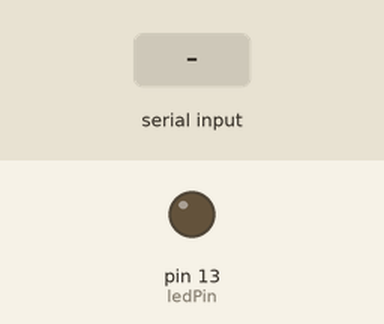
Bench run of a sketch on a simulated Arduino Uno, built with avr-gcc and run on an emulated ATmega328P. On the bench: output pins drawn as LEDs (lit = HIGH). The test bench sets the inputs (shaded band).

Above: at 1.2 s.
1.3 s: "1" received over Serial
At 1.7 s:
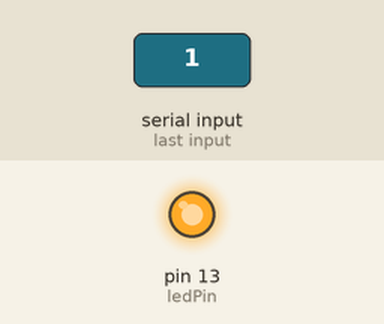
Timing chart, 0 to 4.3 s (numbered marks = the images above; inputs shaded):
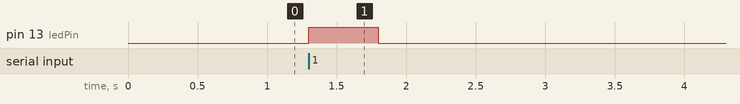

The sketch:

STATION_1_FINAL_modified.ino
```cpp
#include<SoftwareSerial.h>

#define rx 3
#define tx 2
SoftwareSerial newSerial = SoftwareSerial(rx, tx);

const int ledPin = 13; // the pin that the LED is attached to
int incomingByte;      // a variable to read incoming serial data into
int flag = 0;
int data = 0;

const int analogPin = 3;

void setup() {
  // initialize serial communication:
  Serial.begin(9600);
  newSerial.begin(19200);
  // initialize the LED pin as an output:
  pinMode(ledPin, OUTPUT);
  pinMode(tx, OUTPUT);
  pinMode(rx, INPUT);

}

void loop() {
  // see if there's incoming serial data:
  if (Serial.available() > 0) {
    // read the oldest byte in the serial buffer:
    incomingByte = Serial.read();
    // if it's a capital H (ASCII 72), turn on the LED:
    if (incomingByte == '1') {
      digitalWrite(ledPin, HIGH);
      //analogWrite(analogPin, 100);
      flag =1;
      delay(500);
      digitalWrite(ledPin, LOW);
    }
  }
  if ((newSerial.available() > 0)&&(flag == 1)){
    newSerial.print('1');
  }
}
```

Measured:
- after the input at 1.3 s, pin 13 (ledPin): LOW → HIGH at once, → LOW 0.50 s later
